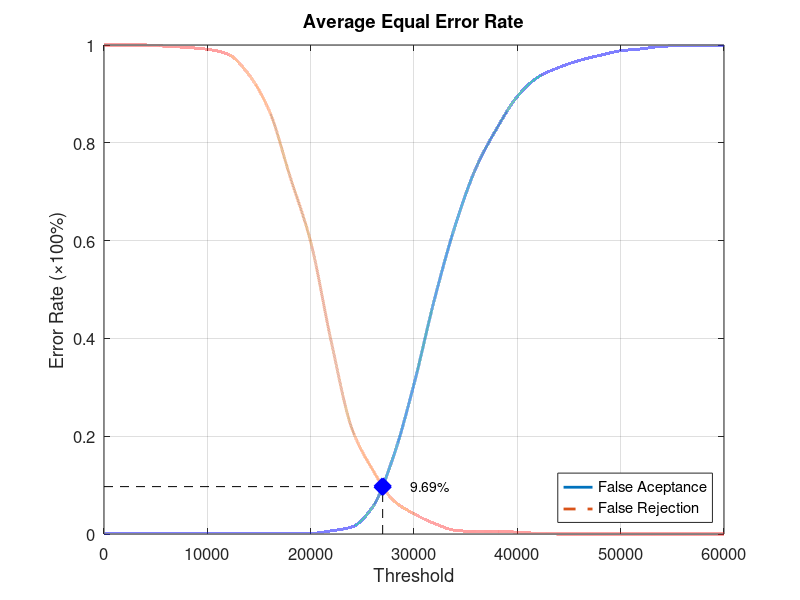
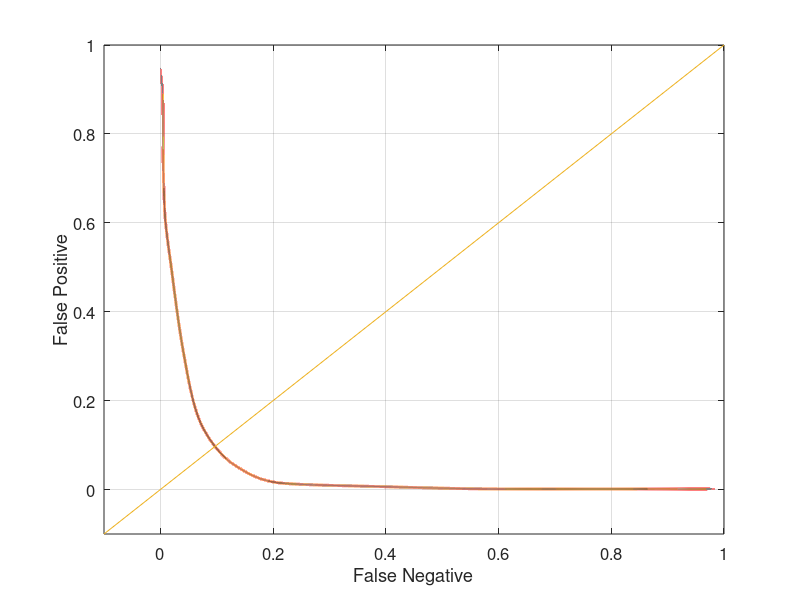

The MATLAB source for these figures, in order:
function yEER = Experiment4Average
close all;
clear;
clc;
x = 0:2000:60000;
xq = 0:0.5:60000;

y0 = [0 0.00131579 0.00131579 0.00131579 0.00131579 0.00131579 0.00131579 0.00131579 0.00131579 0.00131579 0.00131579 0.00657895 0.0144737 0.0552632 0.157895 0.306579 0.481579 0.631579 0.748684 0.828947 0.894737 0.934211 0.953947 0.968421 0.978947 0.988158 0.992105 0.997368 0.998684 0.998684 1];
yy0 = interp1(x, y0, xq, 'pchip');
y1 = [1 1 1 0.9975 0.995 0.99125 0.98125 0.94 0.865 0.73125 0.5975 0.3925 0.215 0.13125 0.06875 0.04125 0.02125 0.0075 0.005 0.005 0.00375 0.00125 0 0 0 0 0 0 0 0 0];
yy1 = interp1(x, y1, xq, 'pchip');

% Calculating EER: 
y2 = abs(y0 - y1);
find(y2 == min(y2))
yy2 = abs(yy0 - yy1);
xEER = find(yy2 == min(yy2));
xEERIndex = xq(xEER) % X-axis EER
yEER = yy0(xEER) % Y-axis EER

main = figure
plot(xq, yy0,'-','LineWidth', 2);	hold on
plot(xq, yy1,'--','LineWidth', 2);	hold on
plot([xEERIndex xEERIndex], [0 yEER], 'k--');	hold on
plot([0 xEERIndex], [yEER yEER], 'k--');	hold on
plot(xEERIndex, yEER, 'bx', 'LineWidth', 10);	hold on
text(xEERIndex + 10 * xEERIndex / 100, yEER, [num2str(round((10000 * yEER)) / 100) '%'])
legend('False Aceptance', 'False Rejection', 'Location', 'SouthEast')
xlabel('Threshold')
ylabel('Error Rate (\times100%)')
title('Average Equal Error Rate')
set(gca, 'FontSize', 12)
axis([0 60000 0 1])
grid on

print(main, 'Experiment4AverageMain', '-dpng');
FNRxFPR = figure('Color', [1 1 1]);
plot(yy1, yy0, '-', yy1, yy0, 'LineWidth', 2);
hold on
y = -0.1:0.1:1
plot(y, y); 
set(gca, 'FontSize', 12)
xlabel('False Negative')
ylabel('False Positive')
axis([-0.1 1 -0.1 1])
set(gca, 'FontSize', 12)
grid on

print(FNRxFPR, 'Experiment4AverageFNRxFPR','-dpng');
end
